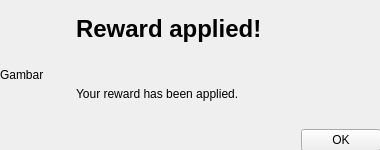
<?xml version="1.0" encoding="UTF-8"?>
<ui version="4.0">
 <class>PopupRewardApplied</class>
 <widget class="QWidget" name="PopupRewardApplied">
  <property name="geometry">
   <rect>
    <x>0</x>
    <y>0</y>
    <width>380</width>
    <height>150</height>
   </rect>
  </property>
  <property name="windowTitle">
   <string>Form</string>
  </property>
  <widget class="QWidget" name="horizontalLayoutWidget">
   <property name="geometry">
    <rect>
     <x>0</x>
     <y>0</y>
     <width>381</width>
     <height>151</height>
    </rect>
   </property>
   <layout class="QHBoxLayout" name="horizontalLayout">
    <item>
     <widget class="QLabel" name="picLbl">
      <property name="sizePolicy">
       <sizepolicy hsizetype="Fixed" vsizetype="Fixed">
        <horstretch>0</horstretch>
        <verstretch>0</verstretch>
       </sizepolicy>
      </property>
      <property name="minimumSize">
       <size>
        <width>70</width>
        <height>70</height>
       </size>
      </property>
      <property name="maximumSize">
       <size>
        <width>70</width>
        <height>70</height>
       </size>
      </property>
      <property name="text">
       <string>Gambar</string>
      </property>
      <property name="scaledContents">
       <bool>true</bool>
      </property>
     </widget>
    </item>
    <item>
     <layout class="QVBoxLayout" name="verticalLayout">
      <item>
       <widget class="QLabel" name="label_2">
        <property name="font">
         <font>
          <weight>75</weight>
          <bold>true</bold>
         </font>
        </property>
        <property name="text">
         <string>&lt;html&gt;&lt;head/&gt;&lt;body&gt;&lt;p&gt;&lt;span style=&quot; font-size:18pt; font-weight:600;&quot;&gt;Reward applied!&lt;/span&gt;&lt;/p&gt;&lt;/body&gt;&lt;/html&gt;</string>
        </property>
       </widget>
      </item>
      <item>
       <widget class="QLabel" name="label_3">
        <property name="text">
         <string>&lt;html&gt;&lt;head/&gt;&lt;body&gt;&lt;p align=&quot;justify&quot;&gt;Your reward has been applied.&lt;/p&gt;&lt;/body&gt;&lt;/html&gt;</string>
        </property>
        <property name="wordWrap">
         <bool>true</bool>
        </property>
       </widget>
      </item>
      <item>
       <layout class="QHBoxLayout" name="horizontalLayout_3">
        <item>
         <spacer name="horizontalSpacer">
          <property name="orientation">
           <enum>Qt::Horizontal</enum>
          </property>
          <property name="sizeHint" stdset="0">
           <size>
            <width>40</width>
            <height>20</height>
           </size>
          </property>
         </spacer>
        </item>
        <item>
         <widget class="QPushButton" name="buttonOK">
          <property name="text">
           <string>OK</string>
          </property>
         </widget>
        </item>
       </layout>
      </item>
     </layout>
    </item>
   </layout>
  </widget>
 </widget>
 <resources/>
 <connections/>
</ui>
